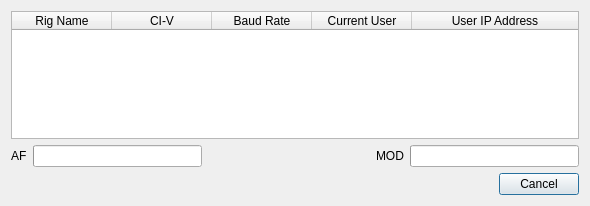
<?xml version="1.0" encoding="UTF-8"?>
<ui version="4.0">
 <class>selectRadio</class>
 <widget class="QDialog" name="selectRadio">
  <property name="geometry">
   <rect>
    <x>0</x>
    <y>0</y>
    <width>590</width>
    <height>206</height>
   </rect>
  </property>
  <property name="windowTitle">
   <string>Select Radio From List</string>
  </property>
  <layout class="QGridLayout" name="gridLayout">
   <item row="1" column="0">
    <layout class="QHBoxLayout" name="horizontalLayout">
     <item>
      <spacer name="horizontalSpacer">
       <property name="orientation">
        <enum>Qt::Horizontal</enum>
       </property>
       <property name="sizeHint" stdset="0">
        <size>
         <width>40</width>
         <height>20</height>
        </size>
       </property>
      </spacer>
     </item>
     <item>
      <widget class="QPushButton" name="cancelButton">
       <property name="text">
        <string>Cancel</string>
       </property>
      </widget>
     </item>
    </layout>
   </item>
   <item row="0" column="0">
    <layout class="QVBoxLayout" name="verticalLayout">
     <item>
      <widget class="QTableWidget" name="table">
       <property name="editTriggers">
        <set>QAbstractItemView::NoEditTriggers</set>
       </property>
       <attribute name="horizontalHeaderStretchLastSection">
        <bool>true</bool>
       </attribute>
       <attribute name="verticalHeaderStretchLastSection">
        <bool>false</bool>
       </attribute>
       <column>
        <property name="text">
         <string>Rig Name</string>
        </property>
       </column>
       <column>
        <property name="text">
         <string>CI-V</string>
        </property>
       </column>
       <column>
        <property name="text">
         <string>Baud Rate</string>
        </property>
       </column>
       <column>
        <property name="text">
         <string>Current User</string>
        </property>
       </column>
       <column>
        <property name="text">
         <string>User IP Address</string>
        </property>
       </column>
      </widget>
     </item>
     <item>
      <spacer name="verticalSpacer">
       <property name="orientation">
        <enum>Qt::Vertical</enum>
       </property>
       <property name="sizeHint" stdset="0">
        <size>
         <width>20</width>
         <height>40</height>
        </size>
       </property>
      </spacer>
     </item>
     <item>
      <layout class="QHBoxLayout" name="horizontalLayout_2">
       <item>
        <widget class="QLabel" name="label">
         <property name="text">
          <string>AF</string>
         </property>
        </widget>
       </item>
       <item>
        <widget class="QProgressBar" name="afLevel">
         <property name="maximum">
          <number>255</number>
         </property>
         <property name="value">
          <number>0</number>
         </property>
         <property name="textVisible">
          <bool>false</bool>
         </property>
        </widget>
       </item>
       <item>
        <spacer name="horizontalSpacer_2">
         <property name="orientation">
          <enum>Qt::Horizontal</enum>
         </property>
         <property name="sizeHint" stdset="0">
          <size>
           <width>40</width>
           <height>20</height>
          </size>
         </property>
        </spacer>
       </item>
       <item>
        <widget class="QLabel" name="label_2">
         <property name="text">
          <string>MOD</string>
         </property>
        </widget>
       </item>
       <item>
        <widget class="QProgressBar" name="modLevel">
         <property name="maximum">
          <number>255</number>
         </property>
         <property name="value">
          <number>0</number>
         </property>
         <property name="textVisible">
          <bool>false</bool>
         </property>
        </widget>
       </item>
      </layout>
     </item>
    </layout>
   </item>
  </layout>
 </widget>
 <resources/>
 <connections/>
</ui>
